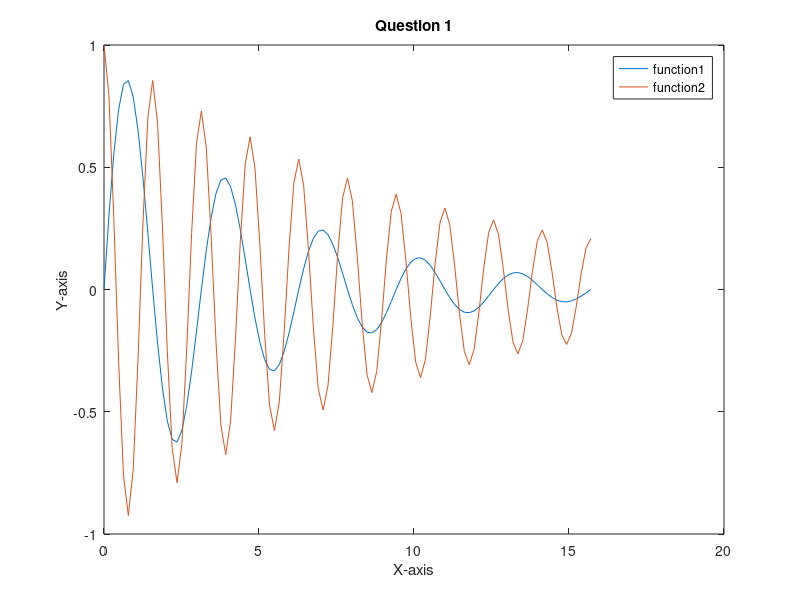

Write MATLAB code to recreate this figure. (Note: this script raises an error after producing the figure.)
x = 0:pi/20:5*pi;
y1 = @(x) exp(-0.2.*x).*sin(2.*x);
y2 = @(x) exp(-0.1.*x).*cos(4.*x);

% (a) plot figures
f = figure
figure1 = plot(x, y1(x));
hold on
figure2 = plot(x, y2(x));

% (b) x-label, y-label, title, legend
xlabel("X-axis")
ylabel("Y-axis")
title("Question 1")
legend("function1", "function2")

% (d) the handle of the graphic object
figure1.LineStyle = "--";
figure1.LineWidth = 2;
figure1.Color = "Red";

figure2.LineStyle = "-.";
figure2.LineWidth = 2;
figure2.Color = "Blue";

f = gcf; % Gets the handle to the current figure
lines = findobj(f, 'Type', 'Line'); % Find all line objects in the current figure
set(lines(2), 'Color', 'magenta'); % Change the color of the first plotted function assuming it's the second in the list
